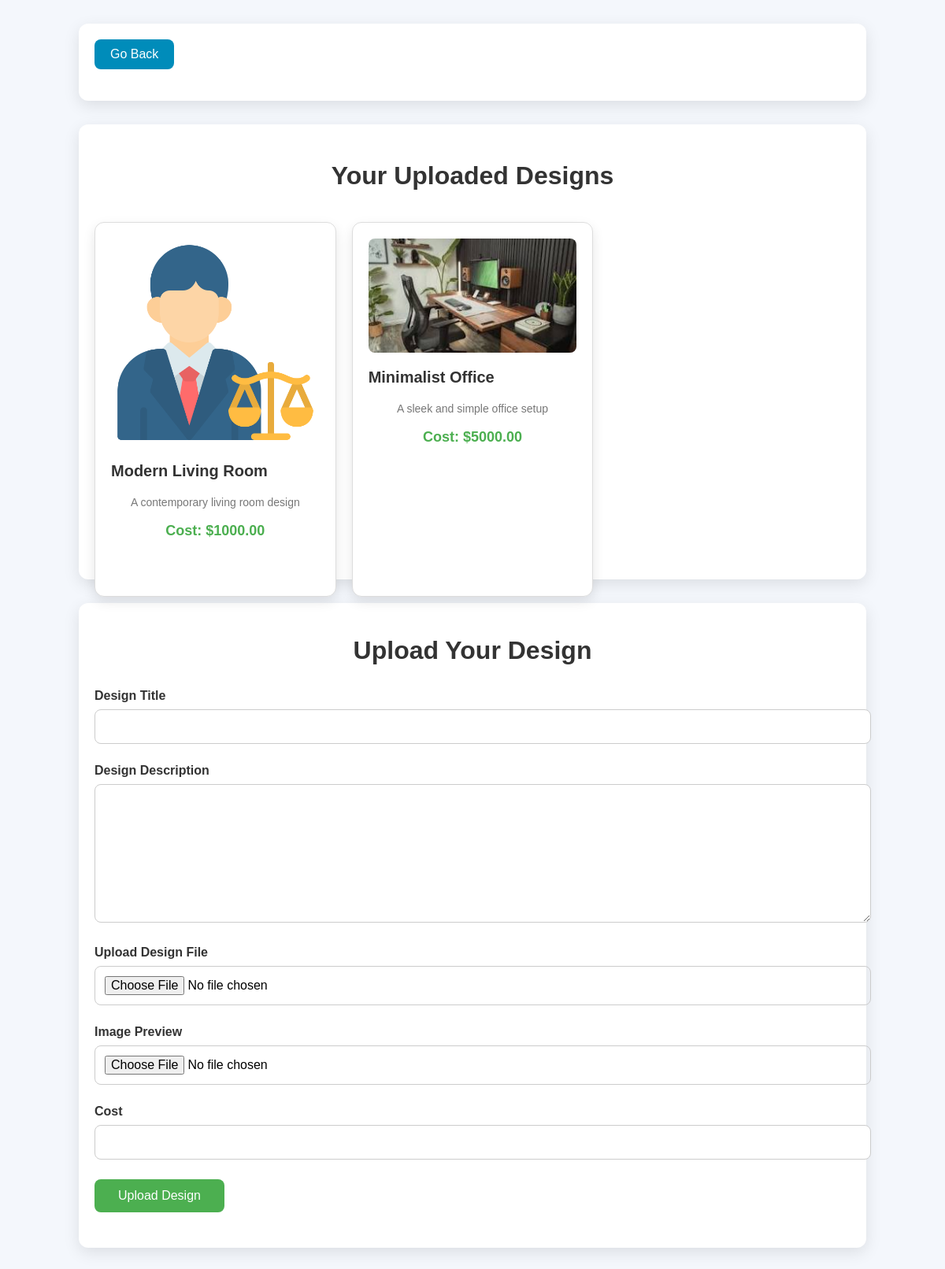
Screenshot of /upload_design/ (signed in) with the database file from the repository.
### realapp/models.py (models this page shows, shortened)
class Design(models.Model):
    designer = models.ForeignKey(Designer, on_delete=models.CASCADE, related_name='designs')
    title = models.CharField(max_length=255)
    description = models.TextField(blank=True, null=True)
    design_file = models.FileField(upload_to='designer_designs/', blank=True, null=True)
    image_preview = models.ImageField(upload_to='designer_design_previews/', blank=True, null=True)
    cost = models.DecimalField(max_digits=10, decimal_places=2, null=True, blank=True)
    created_at = models.DateTimeField(auto_now_add=True)
    updated_at = models.DateTimeField(auto_now=True)

### realapp/views.py (the view, shortened to what this page needs)
# urls.py: path('upload_design/', views.upload_design, name='upload_design'),
def upload_design(request):
    semail = request.session['email']
    designer = Designer.objects.get(email=semail)
    designs = Design.objects.filter(designer=designer)
    return render(request, 'upload_design.html', {'designs': designs})

### realapp/templates/upload_design.html (shortened to what this page needs)
<!DOCTYPE html>
<html lang="en">
<head>
</head>
<body>
    <div class="container">
        <a href="javascript:history.back()" class="back-btn">Go Back</a>
    </div>
    <div class="container">
        <h2>Your Uploaded Designs</h2>
        <div class="designs-list">
            {% for design in designs %}
            <div class="design-card">
                <img src="{{ design.image_preview.url }}" alt="{{ design.title }}">
                <div class="details">
                    <h3>{{ design.title }}</h3>
                    <p>{{ design.description }}</p>
                    <p class="cost">Cost: ${{ design.cost }}</p>
                </div>
            </div>
            {% empty %}
            <p>No designs uploaded yet.</p>
            {% endfor %}
        </div>
    </div>
    <div class="container">
        <h1>Upload Your Design</h1>
        <form method="POST" enctype="multipart/form-data">
            <div class="form-group">
                <label for="title">Design Title</label>
                <input type="text" id="title" name="title" required>
            </div>
            <div class="form-group">
                <label for="description">Design Description</label>
                <textarea id="description" name="description" required></textarea>
            </div>
            <div class="form-group">
                <label for="design_file">Upload Design File</label>
                <input type="file" id="design_file" name="design_file" accept=".jpg, .jpeg, .png, .pdf" required>
            </div>
            <div class="form-group">
                <label for="image_preview">Image Preview</label>
                <input type="file" id="image_preview" name="image_preview" accept=".jpg, .jpeg, .png" required>
            </div>
            <div class="form-group">
                <label for="cost">Cost</label>
                <input type="number" id="cost" name="cost" step="0.01" min="0" required>
            </div>
            <div class="form-group">
                <button type="submit">Upload Design</button>
            </div>
        </form>
    </div>
</body>
</html>

### realapp/templates/upload_design.html (style rules this page uses)
body { font-family: 'Arial', sans-serif; background-color: #f4f7fc; margin: 0; padding: 0; }
.container { width: 80%; max-width: 1000px; margin: 30px auto; padding: 20px; background-color: white; border-radius: 12px; box-shadow: 0 6px 20px rgba(0, 0, 0, 0.1); transition: all 0.3s ease; }
h1, h2 { text-align: center; color: #333; font-size: 32px; margin-bottom: 30px; font-weight: 600; }
form { margin: 20px 0; }
.form-group { margin-bottom: 25px; }
.form-group label { font-weight: bold; font-size: 16px; display: block; margin-bottom: 8px; color: #333; }
.form-group input, .form-group textarea, .form-group select { width: 100%; padding: 12px; border-radius: 8px; border: 1px solid #ccc; font-size: 16px; transition: border-color 0.3s ease; }
.form-group textarea { resize: vertical; min-height: 150px; }
.form-group button { padding: 12px 30px; background-color: #4CAF50; color: white; border: none; border-radius: 8px; font-size: 16px; cursor: pointer; transition: background-color 0.3s ease; }
.designs-list { display: grid; grid-template-columns: repeat(auto-fill, minmax(300px, 1fr)); gap: 20px; margin-top: 40px; }
.design-card { display: flex; flex-direction: column; border: 1px solid #ddd; padding: 20px; border-radius: 12px; background-color: #fff; box-shadow: 0 6px 15px rgba(0, 0, 0, 0.1); transition: box-shadow 0.3s ease; cursor: pointer; height: 100%; }
.design-card img { max-width: 100%; margin-bottom: 20px; border-radius: 8px; }
.design-card .details { flex-grow: 1; }
.design-card .details h3 { margin-top: 0; font-size: 20px; color: #333; font-weight: 600; }
.design-card .details p { color: #777; font-size: 14px; margin-bottom: 10px; }
.design-card .details .cost { font-weight: bold; color: #4CAF50; font-size: 18px; }
.designs-list p { font-size: 18px; color: #888; text-align: center; }
.back-btn { display: inline-block; padding: 10px 20px; background-color: #008CBA; color: white; text-decoration: none; border-radius: 8px; font-size: 16px; text-align: center; margin-bottom: 20px; transition: background-color 0.3s ease; }

### rows the page displays
Design: image_preview (picture), title "Modern Living Room", description "A contemporary living room design", cost "1000.00"
Design: image_preview (picture), title "Minimalist Office", description "A sleek and simple office setup", cost "5000.00"
